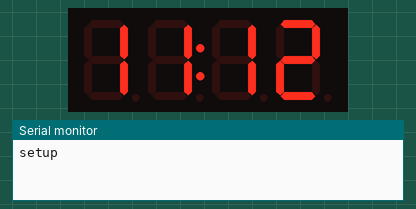
Simulated run of this program. Board: ESP8266 (NodeMCU). Parts: 4-digit seven-segment display, the last lines printed to the serial monitor.

Above: at 0.1 s.
At 4.8 s:
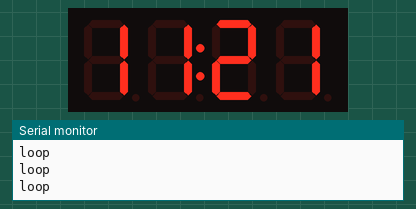
At 9.5 s:
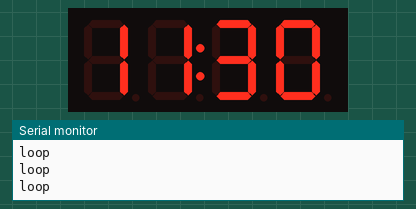
At 19.4 s:
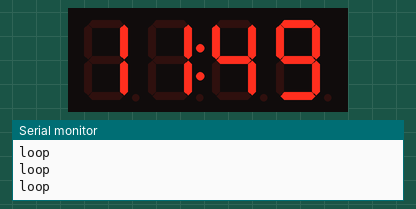
At 29.3 s:
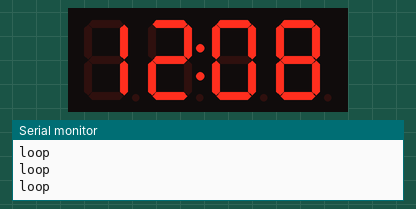
At 39.2 s:
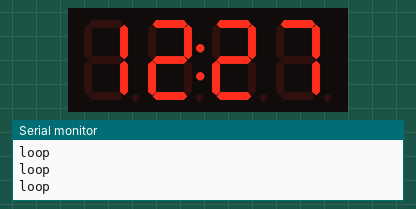

Measured:
- what the display in image 1 shows lasts 0.6 s, from 4.7 s to 5.3 s

The program:

main.cpp
```cpp
#include <Arduino.h>
#include <string>
#include "ClockDisplay.h"

ClockDisplay display;
Time time2;
void setup()
{
  Serial.begin(115200);

  time2.hour = 11;
  time2.minute = 11;
  display.show(time2);
  Serial.println("setup");
}

void loop()
{
  time2.minute = time2.minute + 1;

  if (time2.minute >= 60)
    time2.hour = time2.hour + 1;
  time2.hour = time2.hour % 13;
  time2.minute = time2.minute % 60;
  display.show(time2);
  delay(500);
  Serial.println("loop");
}
```

ClockDisplay.cpp
```cpp
#include "ClockDisplay.h"

#include <Arduino.h>
#include <TM1637Display.h>

#include "config.h"

TM1637Display clockDisplay = TM1637Display(CLK_PIN, DATA_PIN);

void ClockDisplay::show(Time time)
{
    clockDisplay.setBrightness(5);

    unsigned long time_seconds = time.hour * 100 + time.minute;
    clockDisplay.showNumberDecEx(time_seconds, 0b01000000, true, 4, 0);
}
```

ClockDisplay.h
```cpp
#ifndef CLOCK_DISPLAY
#define CLOCK_DISPLAY

#include "common.h"

class ClockDisplay
{
public:
    void show(Time time);
};
#endif
```

common.cpp
```cpp
#include "common.h"
```

common.h
```cpp
#ifndef COMMON
#define COMMON

struct Time
{
    int hour;
    int minute;
};


#endif
```

config.h
```cpp
#ifndef CONFIG
#define CONFIG
// CLOCK pins
#define CLK_PIN D1
#define DATA_PIN D2

#endif
```
